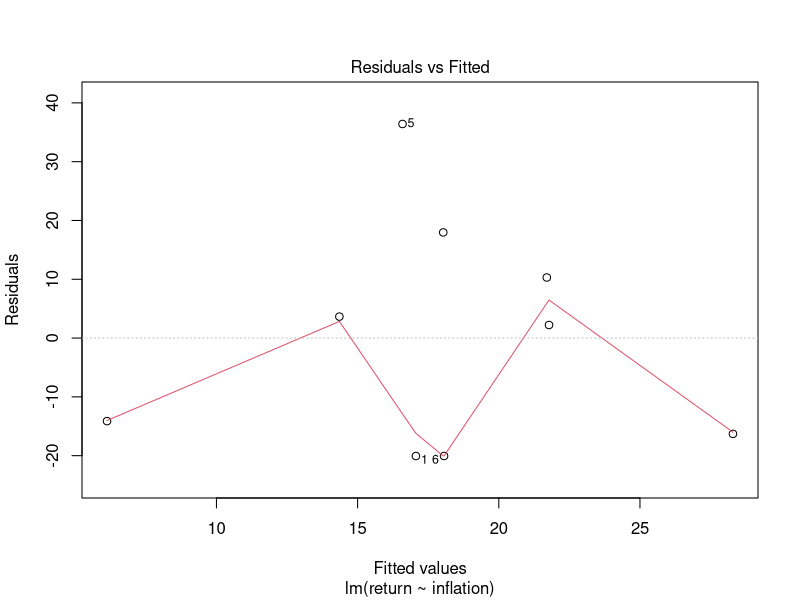
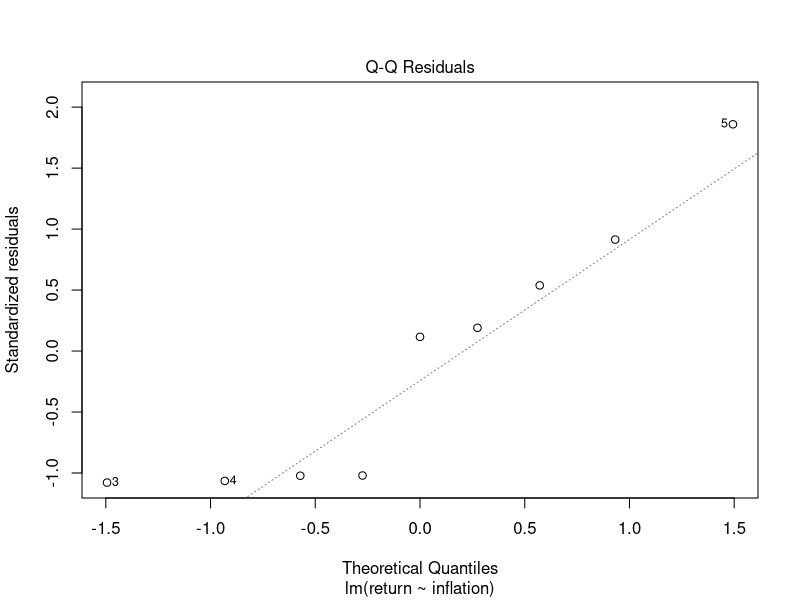
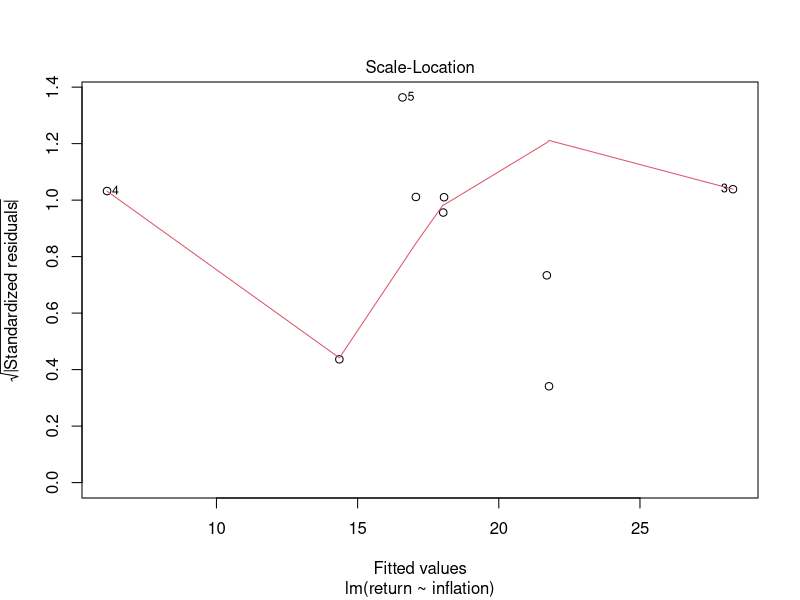
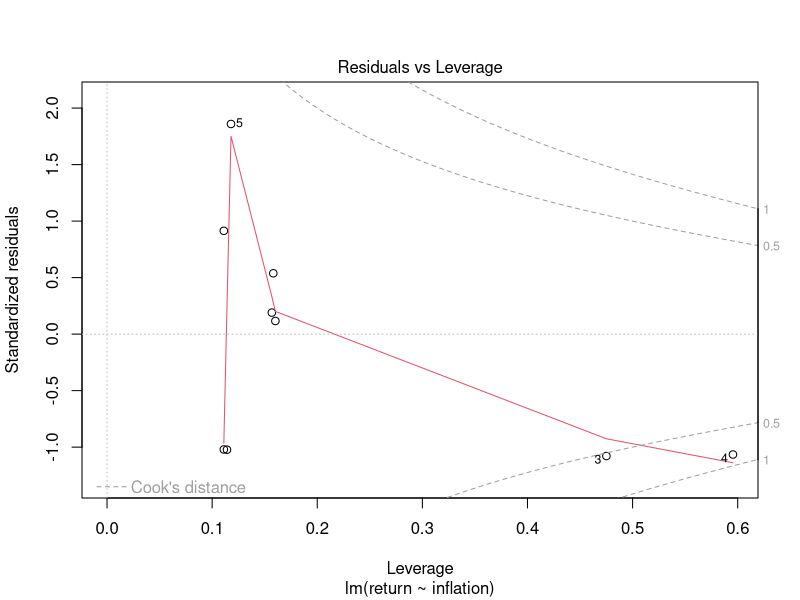
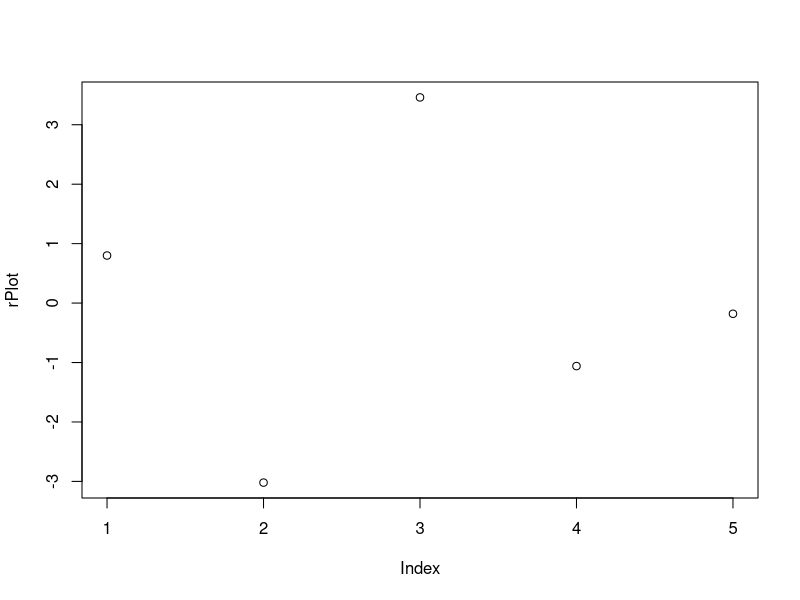
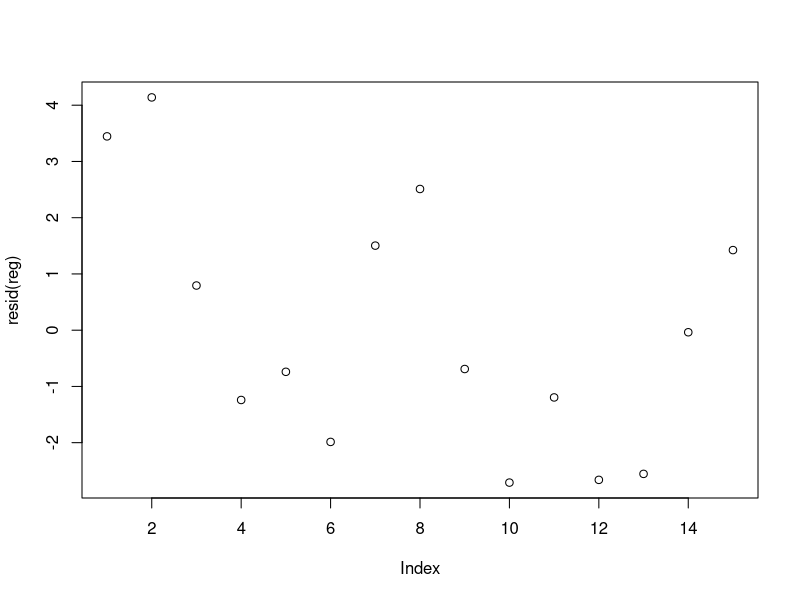
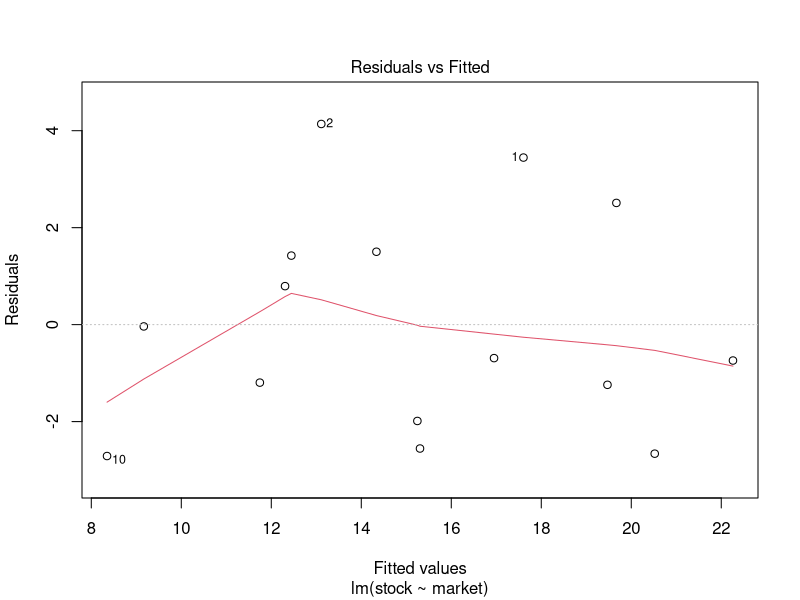
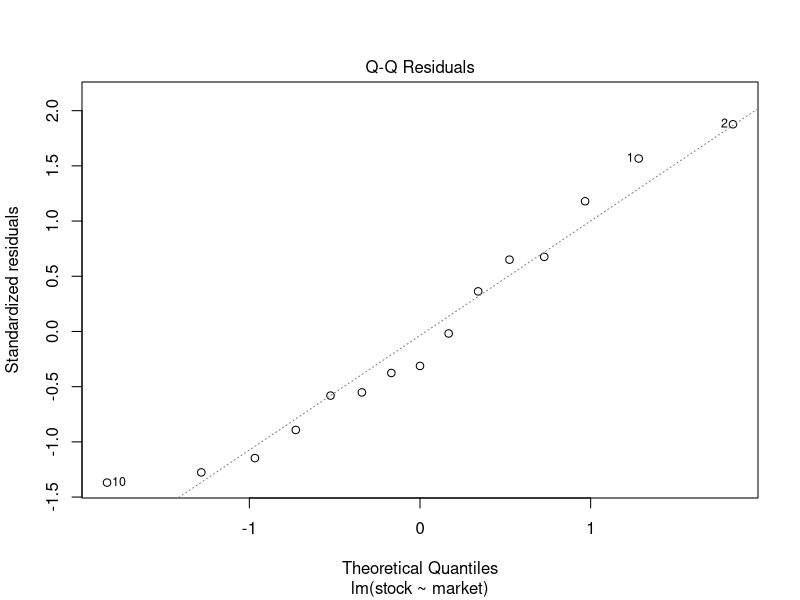

Write the R code that produced these figures, in order.
## ---- chunk 1
knitr::opts_chunk$set(echo = TRUE)
## ---- chunk 2
inflation = c(1,2,12.6,-10.3,0.51,2.03,-1.8,5.79,5.87)
return = c(-3,36,12,-8,53,-2,18,32,24)

data = data.frame("inflation" = inflation, "return" = return)

linearMod = lm(return ~ inflation, data = data)
summary(linearMod)
anova1 <- aov(linearMod)
summary (anova1)
plot(linearMod)
## ---- chunk 3
x = c(27,39,73,66,33,43,47,55,60,68,70,75,82)
y = c(2,3,10,9,4,6,5,8,7,9,10,13,12)

data = data.frame("x" = x, "y" = y)

linearMod = lm(y ~ x, data = data)
summary(linearMod)
anova2 = anova(linearMod)
summary(anova2)

confint(linearMod,"x",level=0.95)
## ---- chunk 4
n = 213
b1 = 0.68
s_b1 = 12.03

t = b1 / s_b1
t
## ---- chunk 5
n = 4921
b1 = -0.0053
s_b1 = 0.0019
## ---- chunk 6
b1 / s_b1
## ---- chunk 7
quartile<-c(1,2,3,4,5)
growth<-c(17.3,23.6,40.2,45.8,56.8)
money<-data.frame(quartile,growth)
linRegression<-lm(growth~quartile, data=money)
rPlot<-resid(linRegression)
plot(rPlot)
## ---- chunk 8
miles = c(1211,1345,1422,1687,1849,2026,2133,2253,2400,2468,2699,2806,3082,3209,3466,3643,3852,4033,4267,4498,4533,4804,5090,5233,5439)
dollars = c(1802,2405,2005,2511,2332,2305,3016,3385,3090,3694,3371,3998,3555,4692,4244,5298,4801,5147,5738,6420,6059,6426,6321,7026,6964)
american=data.frame(miles, dollars)
attach(american)
express=lm(dollars~miles)
prediction_1 = predict(express,data.frame(miles=5000), interval="prediction",
                 level = 0.95)
prediction_1

prediction_2 = predict(express,data.frame(miles=4000), interval="prediction",
                 level = 0.95)
prediction_2
## ---- chunk 9
predict(linRegression, data.frame(quartile=5), interval = "prediction", level = 0.99)
## ---- chunk 10
value = c(345,238,452,422,328,375,660,466,290)
size = c(1650,1870,2230,1740,1900,2000,3200,1860,1230)
distance = c(3.5,0.5,1.5,4.5,1.8,0.1,3.4,3.0,1.0)
home = data.frame("value" = value, "size" = size, "distance" = distance)

multi = lm(value ~ size + distance)
summary(multi)
anov = anova(multi)
anov
## ---- chunk 11
market<-c(16.02,12.17,11.48,17.62,20.01,14,13.22,17.79,15.46,8.09,11,18.52,14.05,8.79,11.6)
stock<-c(21.05,17.25,13.1,18.23,21.52,13.26,15.84,22.18,16.26,5.64,10.55,17.86,12.75,9.13,13.87)
data<-data.frame(market,stock)
attach(data)
reg<-lm(stock~market,data=data)
## ---- chunk 12
reg
## ---- chunk 13
confint(reg, "market",level=0.95)
## ---- chunk 14
predict(reg, data.frame(market=10), interval = "prediction")
## ---- chunk 15
plot(resid(reg))
## ---- chunk 16
plot(reg)
